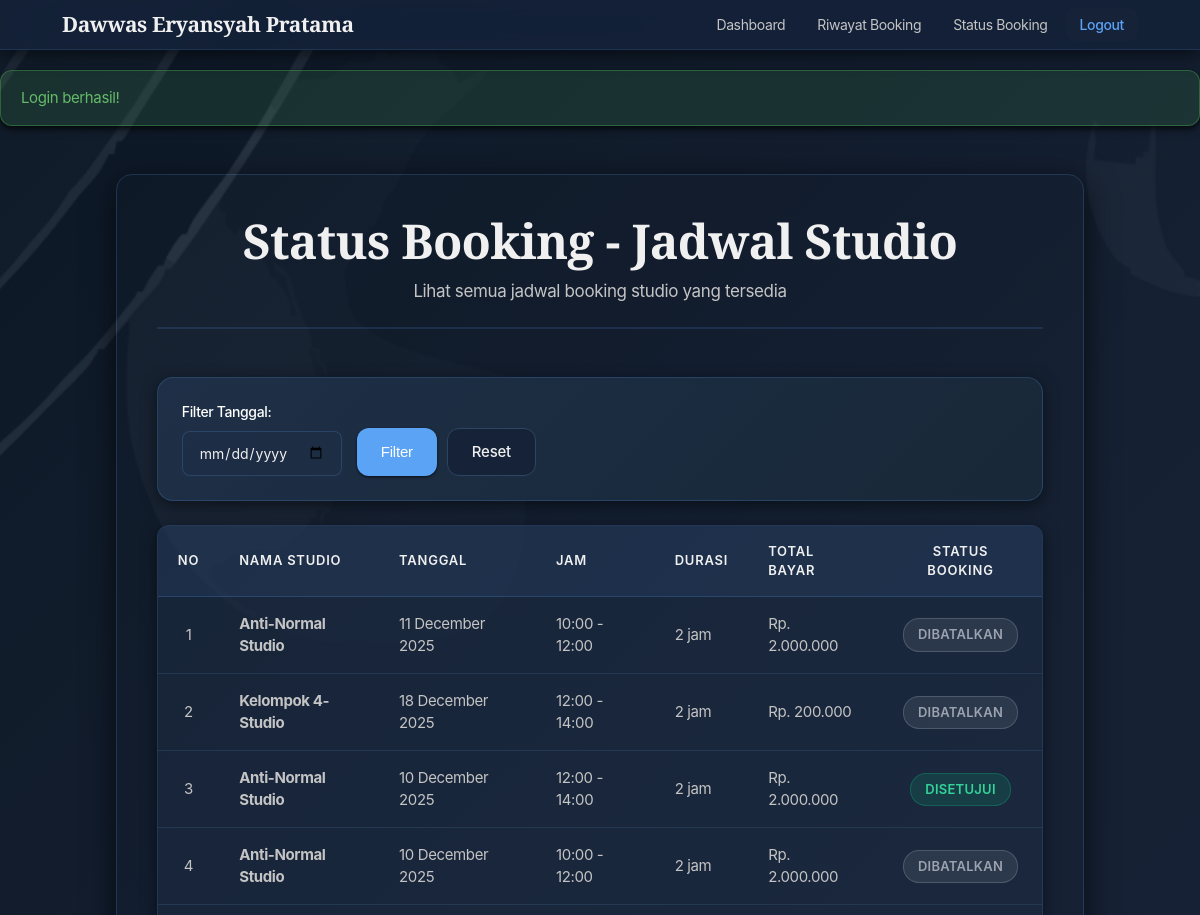
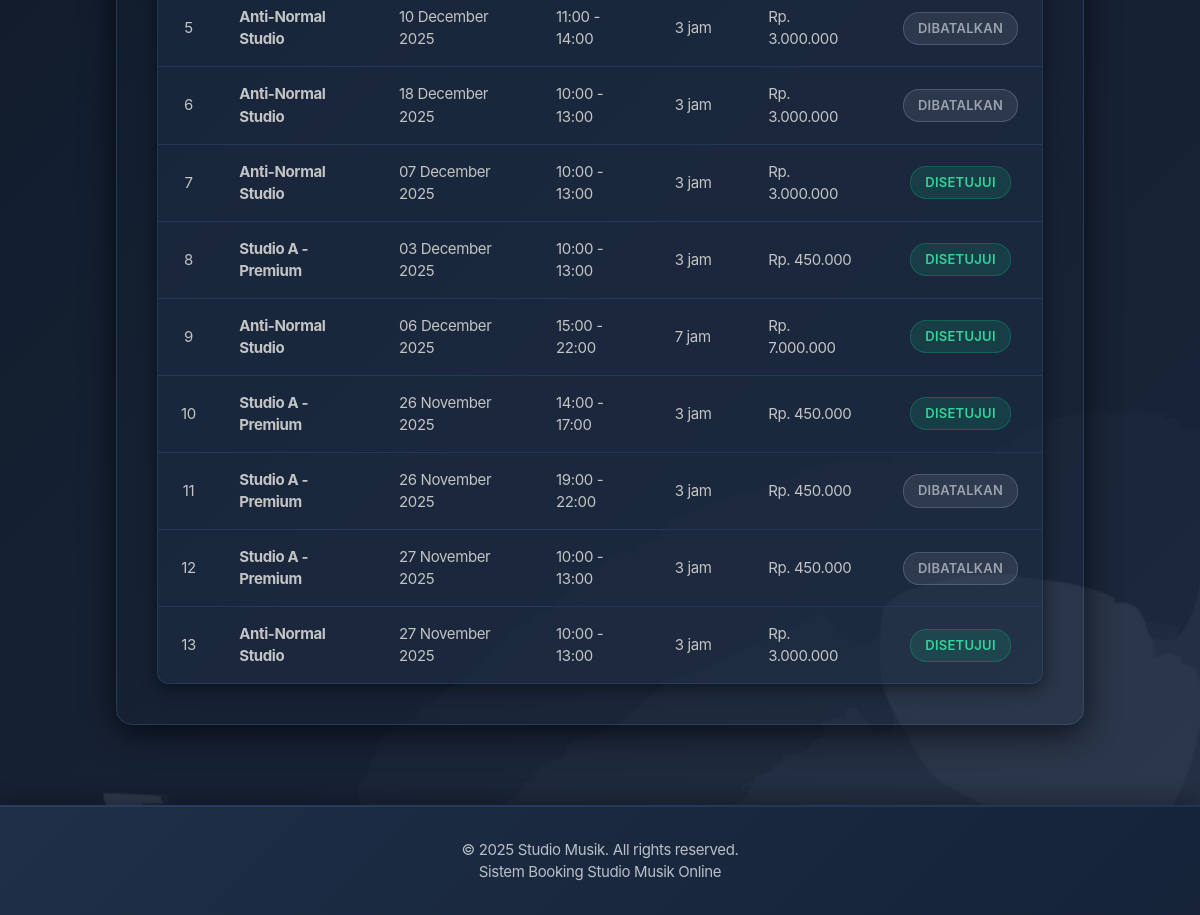
The app's page /public/index.php?url=user/statusBooking (signed in) with its own data (2 pictures, top to bottom).
### tables this page shows
CREATE TABLE `booking` (
  `id_booking` int(11) NOT NULL,
  `id_user` int(11) NOT NULL,
  `id_studio` int(11) NOT NULL,
  `tanggal_main` date NOT NULL,
  `jam_mulai` time NOT NULL,
  `jam_selesai` time NOT NULL,
  `total_bayar` decimal(10,2) NOT NULL,
  `status_booking` enum('Menunggu Konfirmasi','Disetujui','Selesai','Dibatalkan','Ditolak') DEFAULT 'Menunggu Konfirmasi',
  `id_admin` int(11) DEFAULT NULL,
  `created_at` timestamp NULL DEFAULT current_timestamp(),
  `deleted_at` timestamp NULL DEFAULT NULL
);

CREATE TABLE `studios` (
  `id_studio` int(11) NOT NULL,
  `nama_studio` varchar(100) NOT NULL,
  `deskripsi` text DEFAULT NULL,
  `harga_per_jam` decimal(10,2) NOT NULL,
  `fasilitas` text DEFAULT NULL,
  `kapasitas` int(11) NOT NULL,
  `gambar` varchar(255) DEFAULT NULL,
  `status_ketersediaan` enum('Tersedia','Tidak Tersedia') DEFAULT 'Tersedia',
  `created_at` timestamp NULL DEFAULT current_timestamp()
);

### core/Controller.php (called while the page is built, shortened)
<?php
class Controller {
    public function view($view, $data = []) {
        extract($data);
        $viewFile = __DIR__ . "/../app/views/$view.php";
        require_once $viewFile;
    }
}
?>

### app/controllers/UserController.php (called while the page is built, shortened)
<?php
require_once __DIR__ . '/../../core/Controller.php';
class UserController extends Controller {
    public function statusBooking() {
        $bookingModel = $this->model('Booking');
        $tanggal = $_GET['tanggal'] ?? null;
        $this->view('user/status_booking', [
            'user' => $_SESSION['user'],
            'bookings' => $tanggal ? $bookingModel->getByDate($tanggal) : $bookingModel->getAllBookings(),
            'title' => 'Status Booking - Jadwal Studio'
        ]);
    }
}
?>

### core/Model.php (called while the page is built, shortened)
<?php
class Model {
    public function __construct() {
        require_once __DIR__ . '/../config/Database.php';
        $this->db = (new Database())->getConnection();
    }
}
?>

### config/Database.php (called while the page is built, shortened)
<?php
class Database {
    private $host = "localhost";
    private $db_name = "studio_music";
    private $username = "root";
    private $password = "";
    public function getConnection() {
        $this->conn = null;
        try {
            $this->conn = new PDO(
                "mysql:host=" . $this->host . ";dbname=" . $this->db_name,
                $this->username,
                $this->password
            );
            $this->conn->setAttribute(PDO::ATTR_ERRMODE, PDO::ERRMODE_EXCEPTION);
            $this->conn->exec("set names utf8");
        } catch(PDOException $e) {
            echo "Error Koneksi: " . $e->getMessage();
        }
        return $this->conn;
    }
}
?>

### app/models/Booking.php (called while the page is built, shortened)
<?php
require_once __DIR__ . '/../../core/Model.php';
class Booking extends Model {
    protected $table = 'booking';
    private function executeQuery($query, $params = []) {
        $stmt = $this->db->prepare($query);
        $stmt->execute();
        return $stmt;
    }
    private function getBookingsQuery($where = '') {
        return "SELECT b.*, s.nama_studio, u.nama as nama_user, u.email as email_user, a.email as admin_email
                FROM {$this->table} b
                JOIN studios s ON b.id_studio = s.id_studio
                JOIN users u ON b.id_user = u.id_user
                LEFT JOIN admin a ON b.id_admin = a.id_admin
                $where ORDER BY b.created_at DESC";
    }
    public function getAllBookings() {
        return $this->executeQuery($this->getBookingsQuery())->fetchAll(PDO::FETCH_ASSOC);
    }
}
?>

### app/views/user/status_booking.php (the view, shortened to what this page needs)
<?php include __DIR__ . '/../layouts/header.php'; ?>
<div class="status-booking-container">
    <div class="page-header">
        <h1>Status Booking - Jadwal Studio</h1>
        <p>Lihat semua jadwal booking studio yang tersedia</p>
    </div>
    <div class="filter-section">
        <form method="GET" class="filter-form">
            <div class="form-row">
                <div class="form-group">
                    <label>Filter Tanggal:</label>
                    <input type="date" name="tanggal" class="form-control" value="<?= $_GET['tanggal'] ?? '' ?>">
                </div>
                <div class="form-group">
                    <button type="submit" class="btn btn-primary">Filter</button>
                    <a href="/Studio-Music/public/index.php?url=user/statusBooking" class="btn btn-secondary">Reset</a>
                </div>
            </div>
        </form>
    </div>
    <div class="status-content">
        <?php if (!empty($bookings)): ?>
            <div class="table-responsive">
                <table class="booking-table">
                    <thead>
                        <tr>
                            <th>No</th>
                            <th>Nama Studio</th>
                            <th>Tanggal</th>
                            <th>Jam</th>
                            <th>Durasi</th>
                            <th>Total Bayar</th>
                            <th>Status Booking</th>
                        </tr>
                    </thead>
                    <tbody>
                        <?php $no = 1; ?>
                        <?php foreach ($bookings as $booking): ?>
                            <tr>
                                <td><?= $no++ ?></td>
                                <td><strong><?= htmlspecialchars($booking['nama_studio']) ?></strong></td>
                                <td><?= date('d F Y', strtotime($booking['tanggal_main'])) ?></td>
                                <td><?= date('H:i', strtotime($booking['jam_mulai'])) ?> - <?= date('H:i', strtotime($booking['jam_selesai'])) ?></td>
                                <td>
                                    <?php
                                    $start = strtotime($booking['jam_mulai']);
                                    $end = strtotime($booking['jam_selesai']);
                                    $duration = ($end - $start) / 3600;
                                    echo $duration . ' jam';
                                    ?>
                                </td>
                                <td>Rp. <?= number_format($booking['total_bayar'], 0, ',', '.') ?></td>
                                <td>
                                    <span class="status-badge status-<?= strtolower(str_replace(' ', '-', $booking['status_booking'])) ?>">
                                        <?= htmlspecialchars($booking['status_booking']) ?>
                                    </span>
                                </td>
                            </tr>
                        <?php endforeach; ?>
                    </tbody>
                </table>
            </div>
        <?php else: ?>
            <div class="no-data">
                <p>Belum ada booking di sistem.</p>
            </div>
        <?php endif; ?>
    </div>
</div>
<?php include __DIR__ . '/../layouts/footer.php'; ?>

### public/css/style.css (style rules this page uses)
* { margin: 0; padding: 0; box-sizing: border-box; }
body { font-family: 'Segoe UI', Tahoma, Geneva, Verdana, sans-serif; color: #F0F0F0; min-height: 100vh; }
.page-header { text-align: center; margin-bottom: 40px; }
.page-header h1 { font-size: 36px; color: #F0F0F0; margin-bottom: 10px; font-family: 'Playfair Display', serif; font-weight: 700; }
.booking-container, .payment-container, .riwayat-container, .status-booking-container { background: linear-gradient(135deg, #1E2F47 0%, #182838 100%); border-radius: 20px; padding: 32px; box-shadow: 0 8px 32px rgba(0, 0, 0, 0.65); max-width: 90%; margin: 0 auto; border: 1px solid rgba(91, 163, 245, 0.2); }
.form-row { display: grid; grid-template-columns: repeat(auto-fit, minmax(200px, 1fr)); gap: 15px; }
.form-group { margin-bottom: 24px; }
.form-group label { display: block; margin-bottom: 10px; color: #FFFFFF !important; font-weight: 600; font-size: 14px; }
.form-control { width: 100%; padding: 12px 16px; border: 2px solid rgba(91, 163, 245, 0.25); border-radius: 8px; font-size: 15px; transition: all 0.3s ease; font-family: inherit; background: rgba(21, 34, 56, 0.5); color: #F0F0F0; }
.btn { padding: 12px 28px; border: none; border-radius: 8px; font-size: 15px; font-weight: 600; cursor: pointer; transition: all 0.3s ease; text-decoration: none; display: inline-block; text-align: center; }
.btn-primary { background: linear-gradient(135deg, #5BA3F5 0%, #7CB8F7 100%); color: white; box-shadow: 0 4px 12px rgba(91, 163, 245, 0.3); }
.btn-secondary { background: #6c757d; color: white; }
.status-badge { padding: 6px 12px; border-radius: 20px; font-size: 12px; font-weight: 600; display: inline-block; text-transform: uppercase; letter-spacing: 0.02em; }
.status-disetujui { background: rgba(16, 185, 129, 0.15); color: #34D399; border: 1px solid rgba(16, 185, 129, 0.3); }
.status-dibatalkan { background: rgba(239, 68, 68, 0.15); color: #F87171; border: 1px solid rgba(239, 68, 68, 0.3); }
.table-responsive { overflow-x: auto; background: rgba(30, 47, 71, 0.5); border: 1px solid rgba(91, 163, 245, 0.15); border-radius: 12px; box-shadow: 0 4px 16px rgba(0, 0, 0, 0.5); margin: 0; }
.booking-table { width: 100%; border-collapse: collapse; }
.booking-table thead { background: rgba(91, 163, 245, 0.08); border-bottom: 1px solid rgba(91, 163, 245, 0.2); }
.booking-table th { padding: 16px 20px; text-align: left; font-weight: 600; font-size: 13px; color: #F0F0F0; text-transform: uppercase; letter-spacing: 0.06em; }
.booking-table th:first-child, .booking-table th:last-child { text-align: center; }
.booking-table td { padding: 16px 20px; border-bottom: 1px solid rgba(45, 69, 99, 0.3); font-size: 15px; color: #C4C4C4; font-weight: 400; vertical-align: middle; }
.booking-table td:first-child, .booking-table td:last-child { text-align: center; }
.booking-table tbody tr:last-child td { border-bottom: none; }

### records on screen
booking: id_studio.nama_studio "Anti-Normal Studio", tanggal_main "11 December 2025", jam_mulai "10:00", jam_selesai "12:00", duration "2", total_bayar "2.000.000", status_booking "DIBATALKAN"
booking: id_studio.nama_studio "Kelompok 4-Studio", tanggal_main "18 December 2025", jam_mulai "12:00", jam_selesai "14:00", duration "2", total_bayar "200.000", status_booking "DIBATALKAN"
booking: id_studio.nama_studio "Anti-Normal Studio", tanggal_main "10 December 2025", jam_mulai "12:00", jam_selesai "14:00", duration "2", total_bayar "2.000.000", status_booking "DISETUJUI"
booking: id_studio.nama_studio "Anti-Normal Studio", tanggal_main "10 December 2025", jam_mulai "10:00", jam_selesai "12:00", duration "2", total_bayar "2.000.000", status_booking "DIBATALKAN"
booking: id_studio.nama_studio "Anti-Normal Studio", tanggal_main "10 December 2025", jam_mulai "11:00", jam_selesai "14:00", duration "3", total_bayar "3.000.000", status_booking "DIBATALKAN"
booking: id_studio.nama_studio "Anti-Normal Studio", tanggal_main "18 December 2025", jam_mulai "10:00", jam_selesai "13:00", duration "3", total_bayar "3.000.000", status_booking "DIBATALKAN"
booking: id_studio.nama_studio "Anti-Normal Studio", tanggal_main "07 December 2025", jam_mulai "10:00", jam_selesai "13:00", duration "3", total_bayar "3.000.000", status_booking "DISETUJUI"
booking: id_studio.nama_studio "Studio A - Premium", tanggal_main "03 December 2025", jam_mulai "10:00", jam_selesai "13:00", duration "3", total_bayar "450.000", status_booking "DISETUJUI"
booking: id_studio.nama_studio "Anti-Normal Studio", tanggal_main "06 December 2025", jam_mulai "15:00", jam_selesai "22:00", duration "7", total_bayar "7.000.000", status_booking "DISETUJUI"
booking: id_studio.nama_studio "Studio A - Premium", tanggal_main "26 November 2025", jam_mulai "14:00", jam_selesai "17:00", duration "3", total_bayar "450.000", status_booking "DISETUJUI"
booking: id_studio.nama_studio "Studio A - Premium", tanggal_main "26 November 2025", jam_mulai "19:00", jam_selesai "22:00", duration "3", total_bayar "450.000", status_booking "DIBATALKAN"
booking: id_studio.nama_studio "Studio A - Premium", tanggal_main "27 November 2025", jam_mulai "10:00", jam_selesai "13:00", duration "3", total_bayar "450.000", status_booking "DIBATALKAN"
booking: id_studio.nama_studio "Anti-Normal Studio", tanggal_main "27 November 2025", jam_mulai "10:00", jam_selesai "13:00", duration "3", total_bayar "3.000.000", status_booking "DISETUJUI"

### other values on screen
$user['nama'] "Dawwas Eryansyah Pratama"
$flash['message'] "Login berhasil!"
